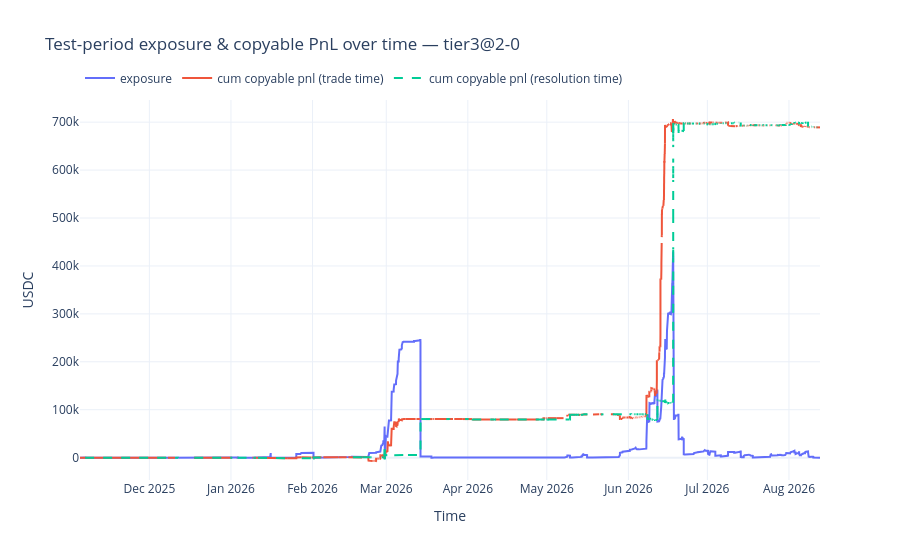

Here is the notebook cell this chart was saved with:
### Markdown cell above
## Test-period exposure & PnL over time

Exposure opens at each BUY (`qty = alpha_w * copyable_qty` capped by `bucket_avail_copy_qty`, at `price`) and closes at contract resolution `last_condition_trade_ts` — only for contracts resolved within the test window, so unresolved exposure stays open. PnL shown twice: attributed at trade time (`dt`) and at contract resolution time (`last_condition_trade_ts`, resolved contracts only).

### Code cell
import plotly.graph_objects as go

test = splits["test"].copy()
alpha_map = schemes[best_name][1]
test["alpha_w"] = test["wallet"].map(alpha_map).fillna(1.0)
test["qty"] = np.clip(test["alpha_w"] * test["copyable_qty_5m_100"], 0.0, test["bucket_avail_copy_qty"])
test["copy_pnl"] = test["copyable_pnl"] / test["copyable_qty_5m_100"].replace(0, np.nan) * test["qty"]

test["res_ts"] = pd.to_datetime(test["last_condition_trade_ts"], utc=True, errors="coerce")
window_end = test["dt"].max()
resolved = test["res_ts"] <= window_end
print(
    f"test trades: {len(test):,}  contracts: {test['condition_id'].nunique():,}  "
    f"resolved by {window_end:%Y-%m-%d}: {int(resolved.sum()):,} trades "
    f"({test.loc[resolved, 'condition_id'].nunique():,} contracts)"
)

open_ev = pd.DataFrame({
    "ev_dt": test["dt"],
    "exposure_delta": test["qty"] * test["price"],
})
close_ev = pd.DataFrame({
    "ev_dt": test.loc[resolved, "res_ts"],
    "exposure_delta": -(test.loc[resolved, "qty"] * test.loc[resolved, "price"]),
})
events = (
    pd.concat([open_ev, close_ev], ignore_index=True)
    .sort_values("ev_dt")
    .reset_index(drop=True)
)
events["exposure"] = events["exposure_delta"].cumsum()

pnl_trade = (
    test[["dt", "copy_pnl"]]
    .rename(columns={"dt": "ev_dt"})
    .sort_values("ev_dt")
    .reset_index(drop=True)
)
pnl_trade["cum_pnl"] = pnl_trade["copy_pnl"].cumsum()

pnl_res = (
    test.loc[resolved, ["res_ts", "copy_pnl"]]
    .rename(columns={"res_ts": "ev_dt"})
    .sort_values("ev_dt")
    .reset_index(drop=True)
)
pnl_res["cum_pnl"] = pnl_res["copy_pnl"].cumsum()

fig = go.Figure()
fig.add_trace(go.Scatter(x=events["ev_dt"], y=events["exposure"], mode="lines", name="exposure"))
fig.add_trace(go.Scatter(
    x=pnl_trade["ev_dt"], y=pnl_trade["cum_pnl"], mode="lines",
    name="cum copyable pnl (trade time)",
))
fig.add_trace(go.Scatter(
    x=pnl_res["ev_dt"], y=pnl_res["cum_pnl"], mode="lines", line=dict(dash="dash"),
    name="cum copyable pnl (resolution time)",
))
fig.update_layout(
    title=f"Test-period exposure & copyable PnL over time — {best_name}",
    xaxis_title="Time",
    yaxis_title="USDC",
    template="plotly_white",
    legend=dict(orientation="h", yanchor="bottom", y=1.02),
)
fig.show()

### Figure 1 — Plotly figure (JSON) as saved in the notebook; plotly's stock layout.template omitted (floating-point values rounded to 4 significant figures; data arrays with more than 128 entries replaced by an {"elided": "..."} marker saying what was removed)
{"data": [{"mode": "lines", "name": "exposure", "type": "scatter", "x": {"elided": "31135 str values"}, "y": {"elided": "31135 float values"}}, {"mode": "lines", "name": "cum copyable pnl (trade time)", "type": "scatter", "x": {"elided": "15569 str values"}, "y": {"elided": "15569 float values"}}, {"line": {"dash": "dash"}, "mode": "lines", "name": "cum copyable pnl (resolution time)", "type": "scatter", "x": {"elided": "15566 str values"}, "y": {"elided": "15566 float values"}}], "layout": {"legend": {"orientation": "h", "y": 1.02, "yanchor": "bottom"}, "title": {"text": "Test-period exposure & copyable PnL over time — tier3@2-0"}, "xaxis": {"title": {"text": "Time"}}, "yaxis": {"title": {"text": "USDC"}}}}
